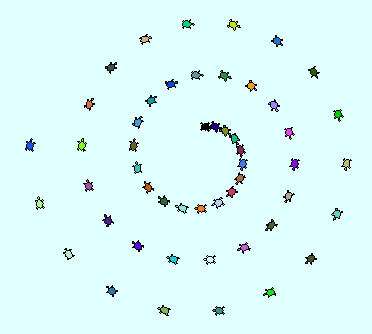

Write Python code to recreate this figure.
"""
   海龟螺旋图.py
  
"""
import turtle
from random import randint

screen = turtle.getscreen()
screen.bgcolor('light cyan')
screen.colormode(255)             # 颜色模式为255
screen.delay(20)                  # 绘画延时为20毫秒
screen.title('海龟螺旋图')        # 设定窗口标题

turtle.penup()                    # 抬笔
turtle.speed(1)                   # 移动速度为最慢
turtle.shape('turtle')            # 设定造型为turtle
turtle.shapesize(0.5)             # 缩小
d = 10
for _ in range(50):
    turtle.stamp()                # 盖章
    turtle.fd(d)                  # 前进
    turtle.right(20)              # 右转20度 
    d = d + 1
    # 下面改变海龟的颜色
    r = randint(0,255)
    g = randint(0,255)
    b = randint(0,255)
    turtle.color('black',(r,g,b)) # 设定画笔和填充颜色
turtle.done()
